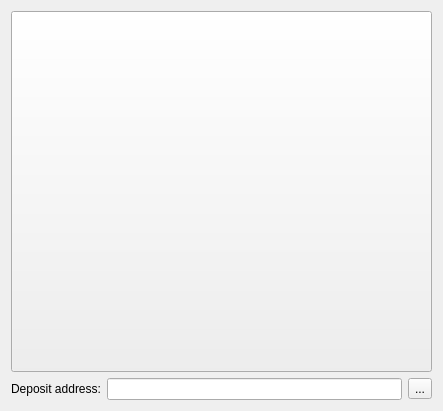
<?xml version="1.0" encoding="UTF-8"?>
<ui version="4.0">
 <class>DlgInbailment</class>
 <widget class="QDialog" name="DlgInbailment">
  <property name="geometry">
   <rect>
    <x>0</x>
    <y>0</y>
    <width>443</width>
    <height>411</height>
   </rect>
  </property>
  <property name="sizePolicy">
   <sizepolicy hsizetype="Fixed" vsizetype="Fixed">
    <horstretch>0</horstretch>
    <verstretch>0</verstretch>
   </sizepolicy>
  </property>
  <property name="windowTitle">
   <string>Deposit from blockchain</string>
  </property>
  <layout class="QVBoxLayout" name="verticalLayout">
   <item>
    <widget class="QrToolButton" name="toolButtonQrCode">
     <property name="sizePolicy">
      <sizepolicy hsizetype="Expanding" vsizetype="Expanding">
       <horstretch>0</horstretch>
       <verstretch>0</verstretch>
      </sizepolicy>
     </property>
     <property name="text">
      <string/>
     </property>
    </widget>
   </item>
   <item>
    <layout class="QHBoxLayout" name="horizontalLayout">
     <item>
      <widget class="QLabel" name="label">
       <property name="text">
        <string>Deposit address:</string>
       </property>
      </widget>
     </item>
     <item>
      <widget class="QLineEdit" name="lineEditAddress">
       <property name="readOnly">
        <bool>true</bool>
       </property>
      </widget>
     </item>
     <item>
      <widget class="QToolButton" name="toolButtonCopyAddress">
       <property name="text">
        <string>...</string>
       </property>
       <property name="icon">
        <iconset resource="../resource.qrc">
         <normaloff>:/icons/icons/Basic-Copy-icon.png</normaloff>:/icons/icons/Basic-Copy-icon.png</iconset>
       </property>
      </widget>
     </item>
    </layout>
   </item>
  </layout>
 </widget>
 <customwidgets>
  <customwidget>
   <class>QrToolButton</class>
   <extends>QToolButton</extends>
   <header>gui/widgets/qrtoolbutton.hpp</header>
  </customwidget>
 </customwidgets>
 <resources>
  <include location="../resource.qrc"/>
 </resources>
 <connections/>
</ui>
